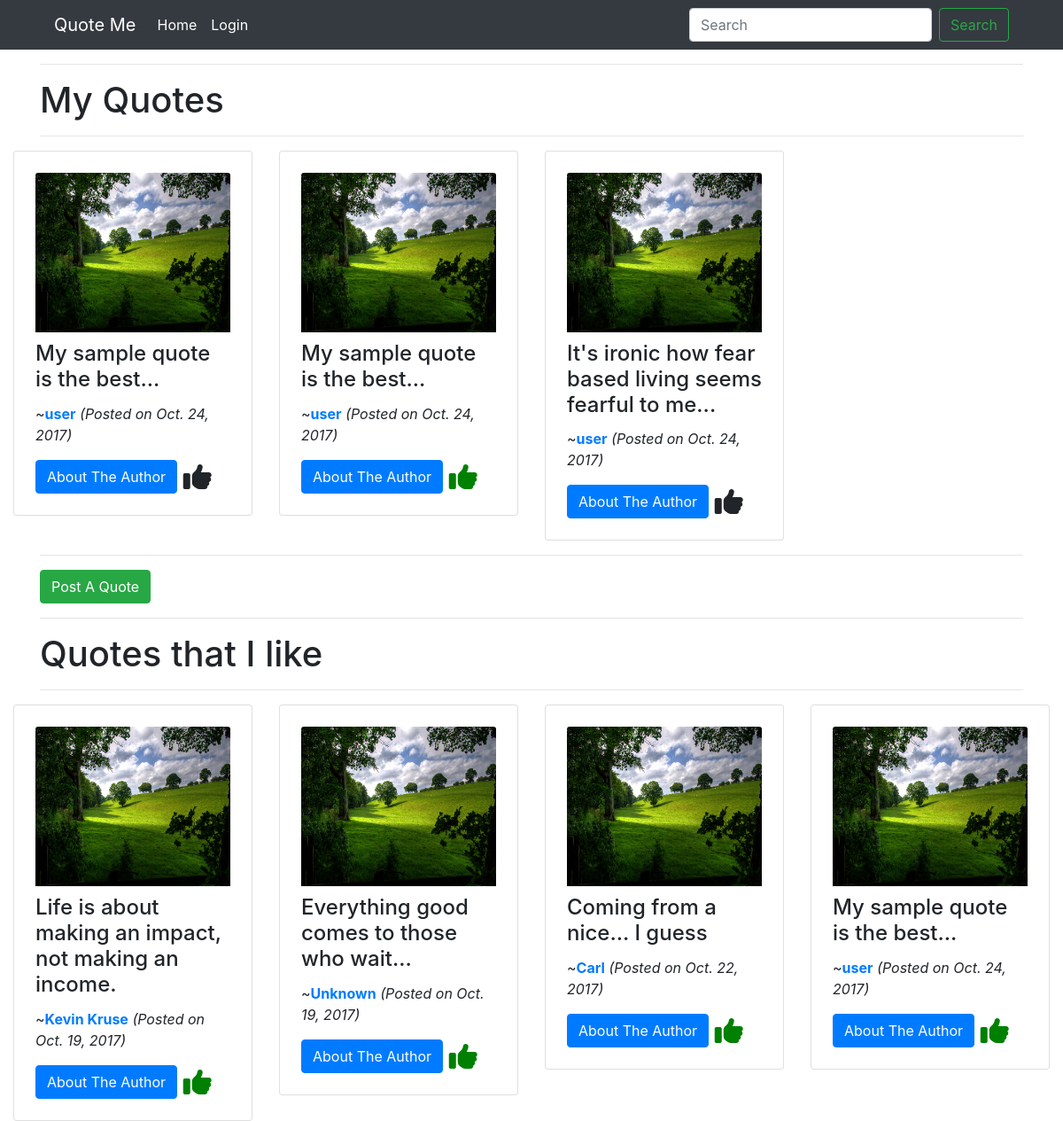
Screenshot of /dashboard/user with the database file from the repository.
### quotes/models.py (models this page shows, shortened)
class Quote(models.Model):
    id = models.AutoField(primary_key=True)
    text = models.TextField()
    author = models.CharField(max_length=100)
    date = models.DateField()

### quotes/views.py (the view)
# urls.py: url(r'^dashboard/(?P<username>[a-zA-Z%20]+)$', quotesviews.dashboard, name='dashboard'),
def dashboard(request, username):
    user = username_to_user(username)
    my_quotes = Quote.objects.all().filter(author=user.username)
    liked_quotes = Like.objects.all().filter(user=user)
    liked_quote_ids = [x.quote_id for x in liked_quotes]
    liked_quotes = [x for x in Quote.objects.all() if x.id in liked_quote_ids]
    data = {'liked_quotes': liked_quotes, 'liked_quote_ids': liked_quote_ids,
            'my_quotes': my_quotes}
    return render(request, 'quotes/dashboard.html', data)

### quotes/views.py (called while the page is built)
def username_to_user(username):
    return User.objects.get(username=username)

### quotes/templates/quotes/dashboard.html
{% extends 'quotes/header.html' %}
{% block content %}
<div class="container-fluid">
  <div class="container">
    <hr />
    <h1>My Quotes</h1>
    <hr />
  </div>
  <div class="row">
    {% for quote in my_quotes %}
      <div class="col-xl-3 col-lg-4 col-md-4 col-sm-6 col-xs-12">
        {% include 'quotes/includes/quote.html' %}
      </div>
    {% endfor %}
  </div>
  <div class="container">
    <hr />
    <a href="/dashboard/{{ user.username }}/add" style="color: white;" class="btn btn-success">Post A Quote</a>
    <hr />
    <h1>Quotes that I like</h1>
    <hr />
  </div>
  <div class="row">
    {% for quote in liked_quotes %}
      <div class="col-xl-3 col-lg-4 col-md-4 col-sm-6 col-xs-12">
        {% include 'quotes/includes/quote.html' %}
      </div>
    {% endfor %}
  </div>
</div>
{% endblock %}

### quotes/templates/quotes/includes/quote.html (shortened to what this page needs)
{% load static %}
<div class="card p-4">
  <img class="card-img-top" src="{% static 'images/landscape.jpg' %}" width="320px" height="180px" alt="Card image cap">
  <div class="card-block">
    <h4 class="card-title" style="margin-top: 10px;">{{ quote.text }}</h4>
    <p class="card-text">~<strong class="quote-author"><a href="/dashboard/{{ quote.author }}">{{ quote.author }}</a></strong> <em>(Posted on {{ quote.date }})</em></p>
    <div class="row">
      <div class="col-lg-8 col-md-12">
        <button onclick='getAuthorDetails(this)' class="btn btn-primary">About The Author</button>
      </div>
      <div class="col-lg-4 col-md-4">
        {% if quote.id in liked_quote_ids %}
          <i class="like-btn fa fa-thumbs-up center-vertical btn-like-quote" style="font-size: 200%;" aria-hidden="true"></i>
        {% else %}
          <i class="like-btn fa fa-thumbs-up center-vertical" style="font-size: 200%;" aria-hidden="true"></i>
        {% endif %}
      </div>
    </div>
  </div>
</div>

### quotes/static/css/style.css (style rules this page uses)
.btn-like-quote { color: green; }
.center-vertical { position: relative; top: 50%; transform: translateY(-50%); }

### rows the page displays
Quote: text "My sample quote is the best...", author "user", date "Oct. 24, 2017"
Quote: text "My sample quote is the best...", author "user", date "Oct. 24, 2017"
Quote: text "It's ironic how fear based living seems fearful to me...", author "user", date "Oct. 24, 2017"
Quote: text "Life is about making an impact, not making an income.", author "Kevin Kruse", date "Oct. 19, 2017"
Quote: text "Everything good comes to those who wait...", author "Unknown", date "Oct. 19, 2017"
Quote: text "Coming from a nice... I guess", author "Carl", date "Oct. 22, 2017"
